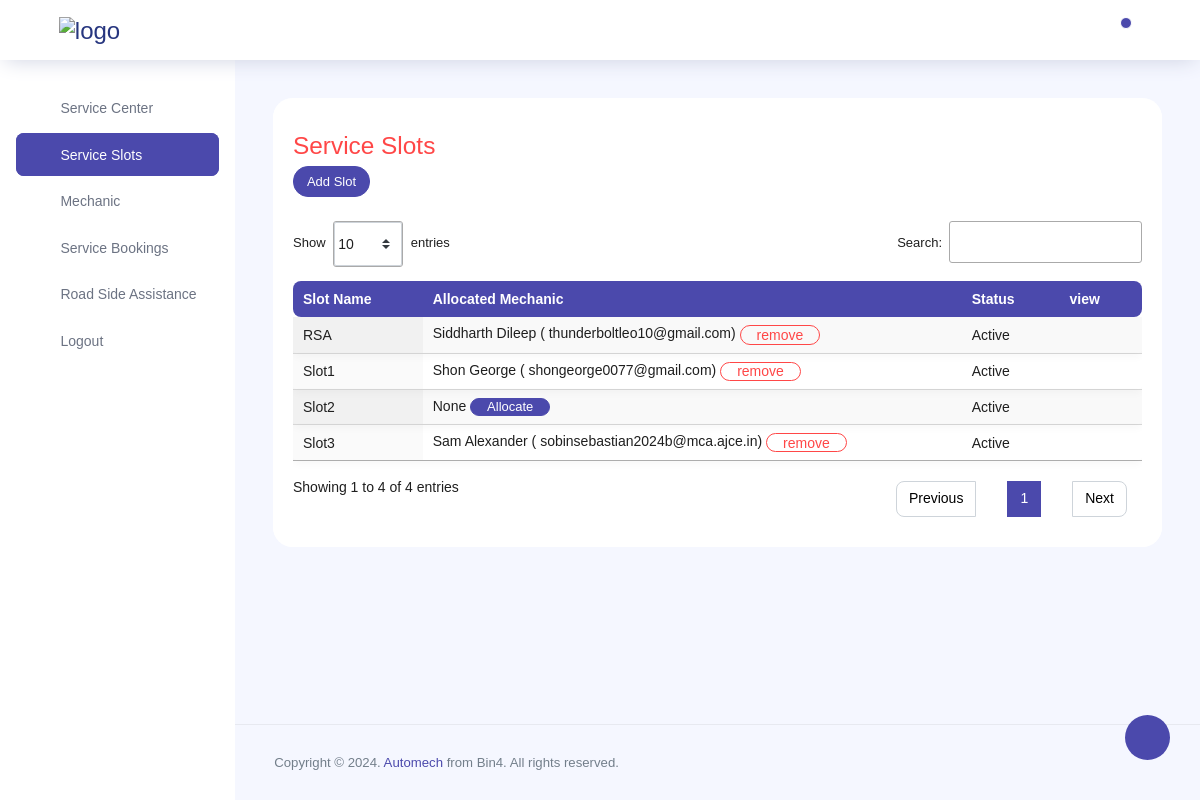
Page /manager/service_slots/ (signed in) on the committed database.
### client/models.py (models this page shows, shortened)
class ServicesSlots(models.Model):
    slotname = models.CharField(max_length=100)
    service_center = models.ForeignKey(ServiceCenter, on_delete=models.CASCADE)
    allocated_mech = models.ForeignKey(Client, on_delete=models.CASCADE, null=True, blank=True)  # Assuming Client is the correct model for the mechanic
    STATUS_CHOICES = [('ACTIVE','Active'),('INACTIVE','Inactive')]
    status = models.CharField(max_length=50, choices=STATUS_CHOICES, default='INACTIVE')
    slug = models.SlugField(unique=True, blank=True)

class User(AbstractUser):
    email=models.EmailField(max_length=100,unique=True)
    USERNAME_FIELD='email'
    REQUIRED_FIELDS=['first_name', 'last_name']
    class Role(models.TextChoices):
        ADMIN="ADMIN",'Admin'
        MECHANIC="MECHANIC",'Mechanic'
        MANAGER="MANAGER",'Manager'
        CLIENT="CLIENT",'Client'
    slug = models.SlugField(unique=True,blank=True)
    base_role = Role.CLIENT
    role = models.CharField(max_length=50, choices=Role.choices)
    objects = CustomUserManager()

### client/manager_views.py (the view)
# urls.py: path('service_slots/',views.manager_slots,name="service_slots"),
@manager_required
@cache_control(no_cache=True, must_revalidate=True, no_store=True, max_age=0)
def manager_slots(request):
    if request.method == 'POST':
        form = ServicesSlotsForm(request.POST, user=request.user)
        if form.is_valid():
            form.instance.service_center = request.user.servicecenter
            form.save()
            return redirect('service_slots')
        form1 = SlotsMechAddForm(request.POST, user=request.user)
        if form1.is_valid():
            slug = request.POST.get('slotslug')
            man_id = request.POST.get('Mechanic')
            mech = User.objects.get(id = man_id)
            services_slot = get_object_or_404(ServicesSlots, slug=slug)
            services_slot.allocated_mech = mech
            services_slot.status = 'Active'
            services_slot.save()
        return redirect('service_slots')
    else:
        form = ServicesSlotsForm(user=request.user)
        form1 = SlotsMechAddForm(user=request.user)
    user =request.user
    mcount = available_mechanics(request.user)
    service_slots = ServicesSlots.objects.filter(service_center=user.servicecenter)
    context = {
        'form': form,
        'mcount': mcount,
        'service_slots': service_slots,
        'form1': form1,
    }
    return render(request, 'manager/manager_slots.html', context)

### client/forms.py (shortened to what this page needs)
class ServicesSlotsForm(forms.ModelForm):
    class Meta:
        model = ServicesSlots
        fields = ['slotname', 'allocated_mech']
        widgets = {
            'slotname': forms.TextInput(attrs={'placeholder': 'Enter the Slot Name','class': 'form-control'}),
            'allocated_mech': forms.Select(attrs={'class': 'form-control'}),
            }
    def __init__(self, *args, user=None, **kwargs):
        super().__init__(*args, **kwargs)
        self.user = user
        self.fields['allocated_mech'] = AvailableMechanicChoiceField(queryset=self.get_available_mechanics())
    def get_available_mechanics(self):
        service_center_instance = self.user.servicecenter
        mechanic_list = mechanicList.objects.filter(service_center=service_center_instance).values_list('mechanic', flat=True)
        existing_slot = ServicesSlots.objects.values_list('allocated_mech', flat=True)
        allocated_mechanics = Client.objects.filter(pk__in=existing_slot)
        available_mechanics = Client.objects.filter(pk__in=mechanic_list).exclude(pk__in=allocated_mechanics)
        return available_mechanics

class SlotsMechAddForm(forms.Form):
    slotslug = forms.CharField()
    class Meta:
        fields = ['Mechanic','slotslug']
        widgets = {
            'Mechanic': forms.Select(attrs={'class': 'form-control'}),
            }
    def __init__(self, *args, user=None, **kwargs):
        super().__init__(*args, **kwargs)
        self.user = user
        self.fields['Mechanic'] = AvailableMechanicChoiceField(queryset=self.get_available_mechanics())
    def get_available_mechanics(self):
        service_center_instance = self.user.servicecenter
        mechanic_list = mechanicList.objects.filter(service_center=service_center_instance).values_list('mechanic', flat=True)
        existing_slot = ServicesSlots.objects.values_list('allocated_mech', flat=True)
        allocated_mechanics = Client.objects.filter(pk__in=existing_slot)
        available_mechanics = Client.objects.filter(pk__in=mechanic_list).exclude(pk__in=allocated_mechanics)
        return available_mechanics

### client/forms.py (called while the page is built)
    def label_from_instance(self, obj):
        return obj.get_full_name()

### templates/manager/manager_slots.html (shortened to what this page needs)
{% extends 'manager/managerbase.html' %}
{% block conhead%}
  <link rel="stylesheet" type="text/css" href="https://cdn.datatables.net/1.11.5/css/jquery.dataTables.css">
{% endblock %}
{%block content%}
{% load static %}
  <div class="row">
    <div class="col-md-12 grid-margin stretch-card">
      <div class="card">
        <div class="card">
          <div class="card-body">
            <h3 class="text-danger mt-3">Service Slots </h3>
            <button type="button" class="btn btn-primary btn-sm" data-toggle="modal" data-target="#slotModal" {% if mcount == 0 %}disabled{% endif %} >
              Add Slot
            </button>
            {%if service_slots%}
            <div class="table-responsive mt-4">
              <table id="myDataTable" class="display expandable-table dataTable no-footer">
                <thead>
                    <tr>
                        <th>Slot Name</th>
                        <th>Allocated Mechanic</th>
                        <th>Status</th>
                        <th>view</th>
                    </tr>
                </thead>
                <tbody>
                  {%for service_slot in service_slots %}
                  <tr>
                    <td>{{service_slot.slotname}} </td>
                    <td>
                      {%if service_slot.allocated_mech %}
                        {{service_slot.allocated_mech.get_full_name}} ( {{service_slot.allocated_mech}})
                        <a href="{% url 'remove_alloc_mech' solt_slug=service_slot.slug %}" class="btn btn-outline-danger btn-fw confirmation-link">remove</a>
                      {%else%}
                      None
                      <button type="button" class="btn btn-primary btn-sm" data-toggle="modal" data-target="#slotModal{{service_slot.slotname}}" {% if mcount == 0 %}disabled{% endif %} >
                        Allocate
                      </button>
                      {%endif%}
                    </td>
                    <td>{{service_slot.status}} </td>
                    <td class=" details-control"></td>
                  </tr>
                  {% endfor %}
                    </tbody>
              </table>
            </div>
            {% endif %}
          </div>
        </div>
      </div>
    </div>
  </div>
 {%endblock%}

### rows in the picture
ServicesSlots: slotname "Slot1", allocated_mech.get_full_name "Shon George", allocated_mech "shongeorge0077@gmail.com", status "Active"
ServicesSlots: slotname "Slot2", status "Active"
ServicesSlots: slotname "Slot3", allocated_mech.get_full_name "Sam Alexander", allocated_mech "sobinsebastian2024b@mca.ajce.in", status "Active"
ServicesSlots: slotname "RSA", allocated_mech.get_full_name "Siddharth Dileep", allocated_mech "thunderboltleo10@gmail.com", status "Active"
